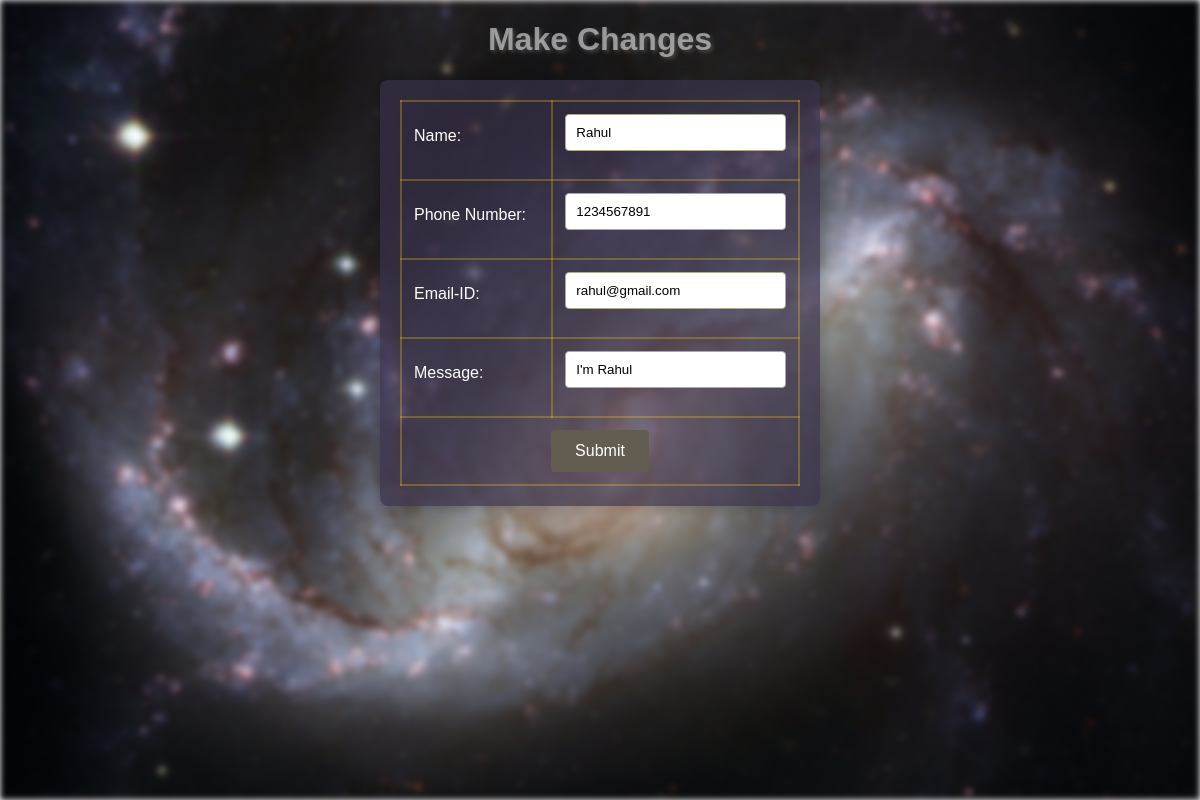
The app's page /edit/7 with its own data.
### crudapp/models.py (models this page shows)
class Msg(models.Model):
    name = models.CharField(max_length=100)
    email = models.EmailField()
    mobile = models.CharField(max_length=10)
    message = models.CharField(max_length=200)

### crudapp/views.py (the view, shortened to what this page needs)
# urls.py: path("edit/<rid>",views.edit),
def edit(request, rid):
    if request.method == "GET":
        m=Msg.objects.filter(id=rid)
        context={}
        context["data"]=m
        return render(request,"edit.html",context)

### templates/edit.html (shortened to what this page needs)
<!DOCTYPE html>
{% load static %}
<html lang="en">
  <head>
    <link rel="stylesheet" href='{% static "css/create.css" %}' />
  </head>
  <body>
    <div class="bg-img"></div>
    <h1>Make Changes</h1>
    {% for x in data %}
    <form action="" method="post">
      <table align="center">
        <tr>
          <td><label for="name">Name:</label></td>
          <td><input type="text" id="name" name="name" value="{{x.name}}" /></td>
        </tr>
        <tr>
          <td><label for="phone">Phone Number:</label></td>
          <td>
            <input
              type="tel"
              id="phone"
              name="phone"
              placeholder="Enter 10-digit phone number"
              value="{{x.mobile}}"
            />
          </td>
        </tr>
        <tr>
          <td><label for="email">Email-ID:</label></td>
          <td>
            <input
              type="email"
              id="email"
              name="email"
              placeholder="Enter your email address."
              value="{{x.email}}"
            />
          </td>
        </tr>
        <tr>
          <td><label for="message">Message:</label></td>
          <td>
         <input type="textarea" id="message" value="{{x.message}}" name="message" rows="4" >
          </td>
        </tr>
        <tr>
          <td colspan="2" style="text-align: center;">
            <input type="submit" value="Submit" />
          </td>
        </tr>
      </table>
    </form>
    {% endfor %}
  </body>
</html>

### static/css/create.css (style rules this page uses)
body { font-family: 'Arial', sans-serif; margin: 0; padding: 0; }
.bg-img { background-image: url("../images/bg-img.jpg"); position: absolute; top: 0; right: 0; bottom: 0; left: 0; background-size: cover; height: 100vh; background-repeat: no-repeat; z-index: -1; filter: blur(3px); }
h1 { text-align: center; color: #e8e8e893; text-shadow: 2px 2px 4px rgba(255, 255, 255, 0.219); }
form { max-width: 400px; margin: 20px auto; background-color: #39304ab1; padding: 20px; border-radius: 8px; box-shadow: 0 0 20px rgba(0, 0, 0, 0.3); }
label { display: block; margin-bottom: 8px; color: #ffffff; }
input[type="text"], input[type="tel"], input[type="email"], input[type="textarea"] { width: 100%; padding: 10px; margin-bottom: 16px; border: 1px solid #B0A990; border-radius: 4px; box-sizing: border-box; transition: border-color 0.3s ease; }
input[type="submit"] { background-color: #635C51; color: #fff; padding: 12px 24px; border: none; border-radius: 4px; cursor: pointer; font-size: 16px; transition: background-color 0.3s ease; }
table { width: 100%; border-collapse: collapse; }
td { padding: 12px; border: 2px solid #ffd90043; animation: glow 2s infinite; }

### records on screen
Msg: name "Rahul", phone "1234567891", email "rahul@gmail.com", message "I'm Rahul"
